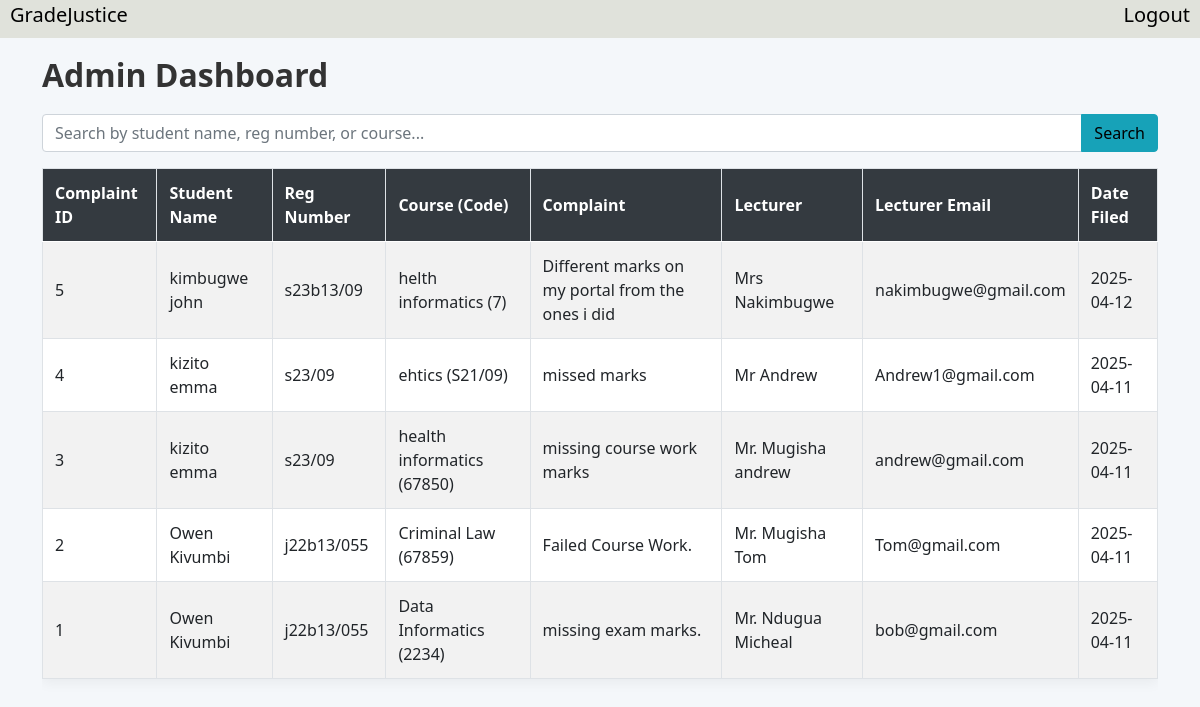
Screenshot of /admin/dashboard (signed in) with the database file from the repository.
### school_app/models.py (models this page shows, shortened)
class Complaint(db.Model):
    __tablename__ = 'complaints'
    complaint_id = db.Column(db.Integer, primary_key=True)
    student_id = db.Column(db.Integer, db.ForeignKey('students.student_id'), nullable=False)
    course_name = db.Column(db.String(120), nullable=False)
    course_code = db.Column(db.String(120), nullable=False)
    course_intake = db.Column(db.String(120), nullable=False)
    complaint_text = db.Column(db.Text, nullable=False)
    lecturer_names = db.Column(db.String(120), nullable=False)
    lecturer_email = db.Column(db.String(120), nullable=False)
    date_filed = db.Column(db.DateTime, default=func.now(), nullable=False)

### school_app/main.py (the view)
@main.route('/admin/dashboard', methods=['GET'])
@login_required
def admin_dashboard():
    if not isinstance(current_user, Admin):
        flash("Unauthorized access", "danger")
        return redirect(url_for('main.home'))
    query = request.args.get('query', '').strip()
    if query:
        complaints = db.session.query(Complaint, Student).join(Student).filter(
            (Student.student_names.ilike(f"%{query}%")) |
            (Student.student_registration_number.ilike(f"%{query}%")) |
            (Complaint.course_name.ilike(f"%{query}%")) |
            (Complaint.course_code.ilike(f"%{query}%"))
        ).order_by(Complaint.date_filed.desc()).all()
    else:
        complaints = db.session.query(Complaint, Student).join(Student).order_by(Complaint.date_filed.desc()).all()
    complaint_data = []
    for complaint, student in complaints:
        complaint.student_names = student.student_names
        complaint.student_registration_number = student.student_registration_number
        complaint_data.append(complaint)
    return render_template('admin_dashboard.html', complaints=complaint_data)

### school_app/models.py (called while the page is built)
@login_manager.user_loader
def load_user(user_id):
    try:
        user_type, real_id = user_id.split('-', 1)
        if user_type == 'student':
            return Student.query.get(int(real_id))
        elif user_type == 'admin':
            return Admin.query.get(int(real_id))
    except Exception:
        return None

### school_app/templates/admin_dashboard.html (shortened to what this page needs)
{% extends "base.html" %}
{% block content %}
<div class="container mt-5 pt-2">
    <h2>Admin Dashboard</h2>
    <form method="GET" action="{{ url_for('main.admin_dashboard') }}" class="mb-3">
        <div class="input-group">
            <input type="text" name="query" class="form-control" placeholder="Search by student name, reg number, or course..." value="{{ request.args.get('query', '') }}">
            <button class="btn btn-info" type="submit">Search</button>
        </div>
    </form>
    <div class="table-responsive">
        <table class="table table-striped table-hover">
            <thead class="thead-dark">
                <tr>
                    <th>Complaint ID</th>
                    <th>Student Name</th>
                    <th>Reg Number</th>
                    <th>Course (Code)</th>
                    <th>Complaint</th>
                    <th>Lecturer</th>
                    <th>Lecturer Email</th>
                    <th>Date Filed</th>
                </tr>
            </thead>
            <tbody>
                {% for complaint in complaints %}
                <tr>
                    <td>{{ complaint.complaint_id }}</td>
                    <td>{{ complaint.student_names }}</td>
                    <td>{{ complaint.student_registration_number }}</td>
                    <td>{{ complaint.course_name }} ({{ complaint.course_code }})</td>
                    <td>{{ complaint.complaint_text|truncate(50) }}</td>
                    <td>{{ complaint.lecturer_names }}</td>
                    <td>{{ complaint.lecturer_email }}</td>
                    <td>{{ complaint.date_filed.strftime('%Y-%m-%d') }}</td>
                </tr>
                {% else %}
                <tr>
                    <td colspan="9" class="text-center">No complaints found</td>
                </tr>
                {% endfor %}
            </tbody>
        </table>
    </div>
</div>
{% endblock %}

### school_app/templates/base.html (shortened to what this page needs)
<!doctype html>
<html lang="en">
  <head>
    <link href="https://cdn.jsdelivr.net/npm/bootstrap@5.0.2/dist/css/bootstrap.min.css" rel="stylesheet">
    <link rel="stylesheet" href="https://cdnjs.cloudflare.com/ajax/libs/font-awesome/6.5.0/css/all.min.css" />
    <link rel="stylesheet" href="{{ url_for('static', filename='css/styles.css') }}">
  </head>
  <body>
<header>
  <div class="logo">
    <a href="{{url_for('main.home')}}">
      <h5>GradeJustice</h5>
    </a>
  </div>
  {% if current_user.is_authenticated %}
  <div class="logout-btn">
    <a href="{{url_for('auth.logout')}}">
      <h5>Logout</h5>
    </a>
  </div>
  {% endif %}
</header>
    {% block content %}
    {% endblock content %}
  </body>
</html>

### school_app/static/css/styles.css (style rules this page uses)
* { margin: 0; padding: 0; box-sizing: border-box; }
header { position: fixed; top: 0; left: 0; width: 100%; padding: 3px 10px; background-color: #E0E2DB; z-index: 15; display: flex; justify-content: space-between; }
.logo a, .logout-btn a { text-decoration: none; color: #000; font-size: 20px; font-weight: bold; }

### school_app/templates/admin_dashboard.html (style rules this page uses)
body { background-color: #f4f7fa; font-family: 'Segoe UI', Tahoma, Geneva, Verdana, sans-serif; }
.container h2 { font-weight: 600; color: #333; margin-bottom: 20px; }
.table { background-color: #ffffff; border-collapse: collapse; width: 100%; box-shadow: 0 4px 12px rgba(0, 0, 0, 0.05); }
.table th, .table td { border: 1px solid #dee2e6; padding: 0.75rem; vertical-align: middle; text-align: left; }
thead.thead-dark { background-color: #343a40; color: #fff; }
.btn-info { background-color: #17a2b8; border-color: #17a2b8; }

### rows the page displays
Complaint: complaint_id "5", student_names "kimbugwe john", student_registration_number "s23b13/09", course_name "helth informatics", course_code "7", complaint_text "Different marks on my portal from the ones i did", lecturer_names "Mrs Nakimbugwe", lecturer_email "nakimbugwe@gmail.com", date_filed "2025-04-12"
Complaint: complaint_id "4", student_names "kizito emma", student_registration_number "s23/09", course_name "ehtics", course_code "S21/09", complaint_text "missed marks", lecturer_names "Mr Andrew", lecturer_email "Andrew1@gmail.com", date_filed "2025-04-11"
Complaint: complaint_id "3", student_names "kizito emma", student_registration_number "s23/09", course_name "health informatics", course_code "67850", complaint_text "missing course work marks", lecturer_names "Mr. Mugisha andrew", lecturer_email "andrew@gmail.com", date_filed "2025-04-11"
Complaint: complaint_id "2", student_names "Owen Kivumbi", student_registration_number "j22b13/055", course_name "Criminal Law", course_code "67859", complaint_text "Failed Course Work.", lecturer_names "Mr. Mugisha Tom", lecturer_email "Tom@gmail.com", date_filed "2025-04-11"
Complaint: complaint_id "1", student_names "Owen Kivumbi", student_registration_number "j22b13/055", course_name "Data Informatics", course_code "2234", complaint_text "missing exam marks.", lecturer_names "Mr. Ndugua Micheal", lecturer_email "bob@gmail.com", date_filed "2025-04-11"
